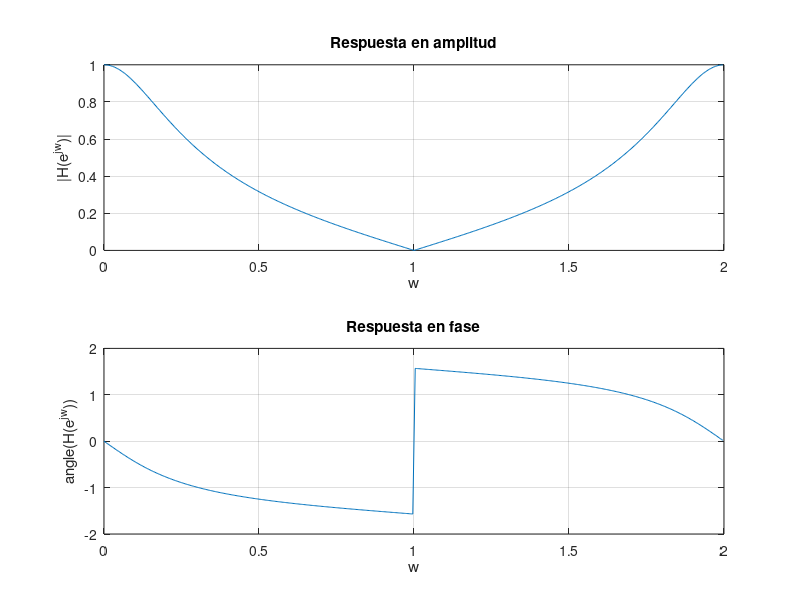
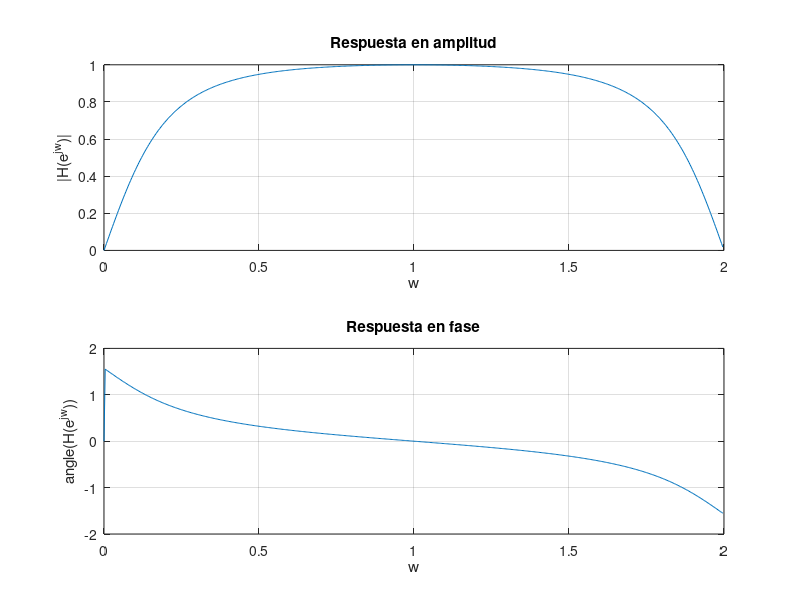

These charts were generated, in order, by the following MATLAB code: (Note: this script raises an error after producing the figures.)
clear 
close all
clc

alfa = 0.5;

B1 = [1 1] * (1 - alfa);
A1 = [1 -alfa] * 2;

[H,w] = freqz(B1,A1,512,"whole");
F1 = figure(1);
set(F1,'position',[80 130 900 550],'Menubar','none',...
        'NumberTitle','off','name',...
        'Filtro Pasa Bajos IIR');
subplot(2,1,1);
plot(w/pi,abs(H));
grid on;
xlabel('w');
ylabel('|H(e^{jw})|');
title('Respuesta en amplitud');
subplot(2,1,2);
plot(w/pi,angle(H));
grid on;
xlabel('w');
ylabel('angle(H(e^{jw}))');
title('Respuesta en fase')

B2 = [1 -1] * (1 + alfa);
A2 = [1 -alfa] * 2;

[H,w] = freqz(B2,A2,512,"whole");
F2 = figure(2);
set(F2,'position',[80 130 900 550],'Menubar','none',...
        'NumberTitle','off','name',...
        'Filtro Pasa Altos IIR');
subplot(2,1,1);
plot(w/pi,abs(H));
grid on;
xlabel('w');
ylabel('|H(e^{jw})|');
title('Respuesta en amplitud');
subplot(2,1,2);
plot(w/pi,angle(H));
grid on;
xlabel('w');
ylabel('angle(H(e^{jw}))');
title('Respuesta en fase')

wc_analitica = acos(2*alfa/(1+alfa.^2));
disp(wc_analitica);
disp(Calculo_wc(B1,A1))
disp(Calculo_wc(B2,A2))

% Calculo de la wc de un filtro
function wc = Calculo_wc(B,A)
[H,w] = freqz(B,A,512);
[~,Ubmin] = min(abs(abs(H)-(1/sqrt(2))));
wc = w(Ubmin);
end
